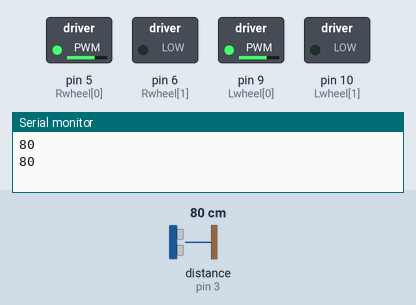
A sketch run on a simulated Arduino Uno, built with avr-gcc and run on an emulated ATmega328P. Shown: switched loads named in the sketch (green lamp = pin HIGH), the last lines printed to the serial monitor. Wiring (inferred from the names in the program): ultrasonic range finder: trigger pin 4; echo pin 3. Dashed ring = blinking. Inputs (shaded band) come from the test bench; at power-on: distance to the obstacle (sensor on pin 3) 80 cm. The echo pulse lasts 58.3 µs per cm; pins used as bus, display or sensor lines are not drawn.

Above: at 1.8 s.
1.9 s: distance to the obstacle (sensor on pin 3) set to 2 cm
At 2.6 s:
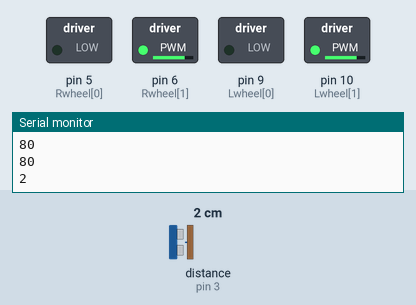
6.0 s: distance to the obstacle (sensor on pin 3) set to 18 cm
At 6.9 s:
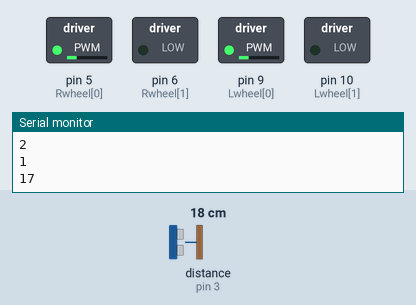
8.0 s: distance to the obstacle (sensor on pin 3) set to 35 cm
At 9.7 s:
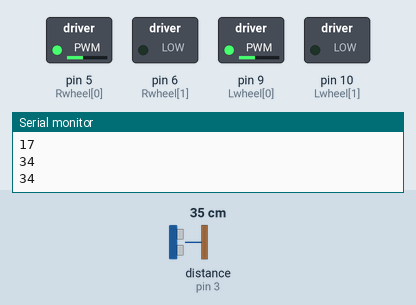
10.0 s: distance to the obstacle (sensor on pin 3) set to 120 cm
At 11.7 s:
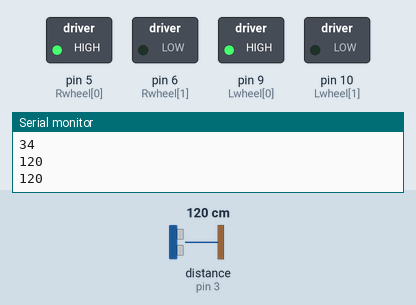
12.0 s: distance to the obstacle (sensor on pin 3) set to 4 cm
At 14.5 s:
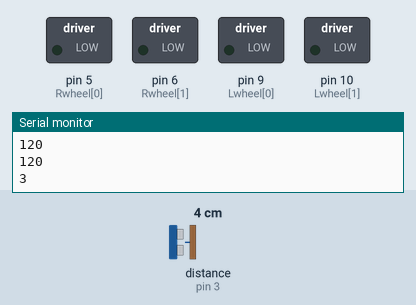
16.1 s: distance to the obstacle (sensor on pin 3) set to 60 cm
At 18.4 s:
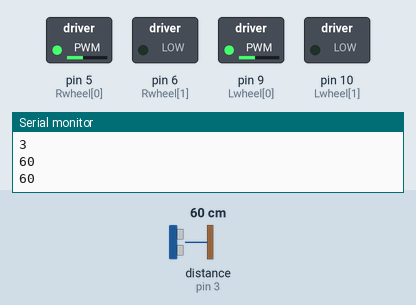
Timing chart, 0 to 19.5 s (numbered marks = the images above; inputs shaded):
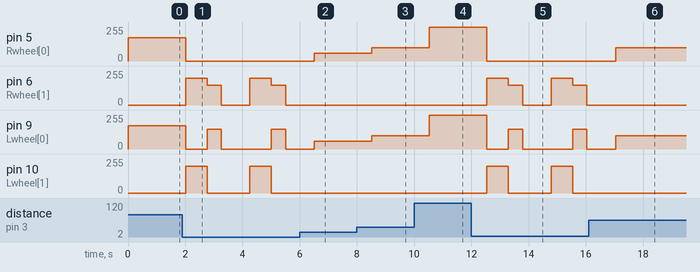

The sketch:

Robot_Advanced.ino
```cpp
int Rwheel[] = {5, 6};
int Lwheel[] = {9, 10};

int USEcho = 3;
int USTrig = 4;

long duration, cm;
int speedSet;

void setup() {
  // put your setup code here, to run once:
  pinMode(Rwheel[0], OUTPUT);
  pinMode(Rwheel[1], OUTPUT);
  pinMode(Lwheel[0], OUTPUT);
  pinMode(Lwheel[1], OUTPUT);

  pinMode(USEcho, INPUT);
  pinMode(USTrig, OUTPUT);

  Serial.begin(9600);
}

void loop() {
  // put your main code here, to run repeatedly:
  digitalWrite(USTrig, LOW);
  delayMicroseconds(2);
  digitalWrite(USTrig, HIGH);
  delayMicroseconds(10);
  digitalWrite(USTrig, LOW);

  duration = pulseIn(USEcho, HIGH);
  cm = microsecondsToCM(duration);

  Serial.println(cm);

  stopMove();

  if(cm >= 100)
  {
    speedSet = 255;
    forward();
  }
  else if (cm >= 75 && cm < 100)
  {
    speedSet = 175;
    forward();
  }
  else if (cm >= 20 && cm < 75)
  {
    speedSet = 100;
    forward();
  }
  else if (cm > 10)
  {
    speedSet = 60;
    forward();
  }
  else
  {
    stopMove();

    reverse();

    spinLeft();
  }

  delay(1000);
}

void forward()
{
  analogWrite(Rwheel[1], 0);
  analogWrite(Lwheel[1], 0);
  analogWrite(Lwheel[0], speedSet);
  analogWrite(Rwheel[0], speedSet);
}

void reverse()
{
  analogWrite(Rwheel[0], 0);
  analogWrite(Lwheel[0], 0);
  analogWrite(Rwheel[1], 200);
  analogWrite(Lwheel[1], 200);

  delay(750);

  stopMove();
}

void stopMove()
{
  analogWrite(Rwheel[0], 0);
  analogWrite(Lwheel[0], 0);
  analogWrite(Rwheel[1], 0);
  analogWrite(Lwheel[1], 0);
}

void spinLeft()
{
  analogWrite(Rwheel[0], 0);
  analogWrite(Lwheel[1], 0);
  analogWrite(Rwheel[1], 150);
  analogWrite(Lwheel[0], 150);

  delay(500);

  stopMove();
}

long microsecondsToCM(long x)
{
  return (x / 29 / 2);
}
```

Measured:
- after the input at 1.9 s, pin 5 (Rwheel[0]): 175/255 → 0/255 after 0.11 s; pin 6 (Rwheel[1]): 0/255 → 200/255 after 0.11 s, → 150/255 0.75 s later, → 0/255 0.50 s later, → 200/255 1.0 s later, … (6 changes in this stretch)
- after the input at 6.0 s, pin 5 (Rwheel[0]): 0/255 → 60/255 after 0.51 s; pin 6 (Rwheel[1]), pin 10 (Lwheel[1]): stays 0/255 (without the input it goes to 200/255 after 0.51 s)
- after the input at 8.0 s, pin 5 (Rwheel[0]), pin 9 (Lwheel[0]): 60/255 → 100/255 after 0.52 s
- after the input at 10.0 s, pin 5 (Rwheel[0]), pin 9 (Lwheel[0]): 100/255 → 255/255 after 0.53 s
- after the input at 12.0 s, pin 5 (Rwheel[0]): 255/255 → 0/255 after 0.54 s; pin 6 (Rwheel[1]): 0/255 → 200/255 after 0.54 s, → 150/255 0.75 s later, → 0/255 0.50 s later, → 200/255 1.0 s later, … (6 changes in this stretch)
- after the input at 16.1 s, pin 5 (Rwheel[0]): 0/255 → 100/255 after 0.94 s; pin 6 (Rwheel[1]), pin 10 (Lwheel[1]): stays 0/255 (without the input it goes to 200/255 after 0.94 s)
